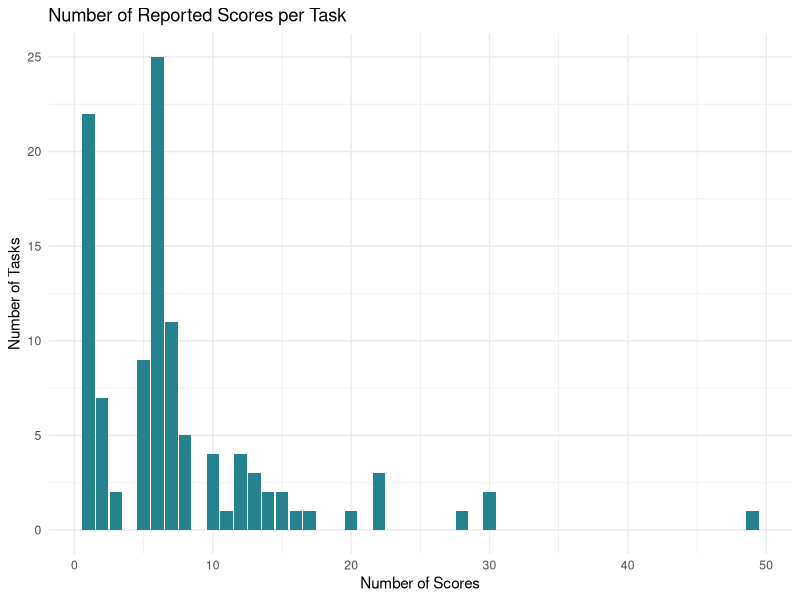

Write R code to recreate this figure. (Note: this script raises an error after producing the figure.)
## ---- chunk 1
#| include: false

knitr::opts_chunk$set(echo = TRUE)

## ---- chunk 2
#| include: false

# load R packages 
library(knitr)
library(tidyverse)
library(readxl)
library(conflicted)
library(psych)
library(viridis)
library(viridisLite)
library(scales)
library(forcats)
library(kableExtra)

# declare preferences regarding conflicts 
conflicts_prefer(dplyr::filter)

## ---- chunk 3

# read scoring master file
data <- read_xlsx("../../data/raw/metamethod review/master coding/codebook_scoring_master.xlsx") 
# read scores overview file
# this is a file with one row per distinct score 
monotonic_scores <- read_xlsx("../../data/processed/meta-methods review/scores_overview.xlsx")
# read ID file 
# this is a file with original score IDs and new IDs 
# used to merge monotonic scores 
monotonic_id <- read_xlsx("../../data/raw/metamethod review/master coding/monotonic_scores.xlsx")

## ---- chunk 4

# Defining functions used in this script

# function 1: overview of a variable
overview_variable <- function(data, variable) {
  data %>%
    select(all_of(variable)) %>%
    group_by(across(all_of(variable))) %>%
    summarise(frequency = n(), .groups = "drop") %>%
    mutate(percentage = round(frequency / sum(frequency) * 100, 2)) %>%
    arrange(desc(frequency))
}

# function 2: summary of frequencies of a variable
freq_summary <- function(data) {
  data %>%
    group_by(frequency) %>%
    summarise(count = n(), .groups = 'drop') %>%
    arrange(desc(frequency))
}

## ---- chunk 5

# add task_id to data 
# and select relevant variables 
data <- data %>%
  group_by(article_id, variant) %>%
  mutate(task_id = cur_group_id()) %>%
  ungroup() %>%
  select(article_id, task_id, score_count, score_id, n_trials, subset_trials)

# join info on monotonic scores 
# and add variable with respective ID for each score 
data <- data %>% 
  left_join(monotonic_id, by = "score_id") %>% 
  mutate(monotonic_score_id = ifelse(is.na(new_score_id), score_id, new_score_id)) 

# add frequencies for monotonic scores 
data <- data %>%
  group_by(monotonic_score_id) %>%
  mutate(monotonic_score_id_freq = n()) %>%
  ungroup()



## ---- chunk 6

# count the total number of scores across the whole sample
# Count the number of rows in the data
total_of_scores <- nrow(data)

total_of_scores |>
  kable() |>
  kable_classic(full_width = FALSE)


## ---- chunk 7

# count the number of scores per task 
scores_per_task <- overview_variable(data, "task_id") 

# summarize the counts of scores per task 
scores_per_task_summary <- freq_summary(scores_per_task) %>%
  rename(number_of_scores = frequency, number_of_tasks = count)

# print the tibble
scores_per_task_summary |>
  kable() |>
  kable_classic(full_width = FALSE)

## ---- chunk 8

plot1 <- ggplot(scores_per_task_summary, 
                aes(x = number_of_scores, y = number_of_tasks)) +
  geom_bar(stat = "identity", fill = "#26828E") +
  labs(
    title = "Number of Reported Scores per Task",
    x = "Number of Scores",
    y = "Number of Tasks"
  ) +
  theme_minimal() 

print(plot1)

## ---- chunk 9

# summary of number of scores per task 
summ_per_task <- describe(scores_per_task$frequency)

summ_per_task |>
  kable() |>
  kable_classic(full_width = FALSE)

## ---- chunk 10

# proportion of tasks with 1-8 scores
# get the number of tasks with number of scores 8 or less
scores_per_task_minor <- scores_per_task_summary %>% 
  filter(number_of_scores <= 8) %>%
  summarise(sum_tasks = sum(number_of_tasks, na.rm = TRUE)) %>%
  pull(sum_tasks)

scores_per_task_minor  |>
  kable() |>
  kable_classic(full_width = FALSE)

percent_scores_per_task_minor <- scores_per_task_minor / 107 * 100

percent_scores_per_task_minor |>
  kable() |>
  kable_classic(full_width = FALSE)

## ---- chunk 11

library(vegan)

data_reshaped <- data |>
  select(article_id, score_id) |>
  # remove duplicates
  distinct(article_id, score_id, .keep_all = TRUE) |>
  mutate(score_used = 1) |>
  pivot_wider(names_from = "score_id",
              names_prefix = "scoring_",
              values_from = "score_used",
              values_fill = 0) |>
  column_to_rownames("article_id") |>
  as.matrix()

chao2_estimate <- vegan::specpool(data_reshaped)

chao2_estimate |>
  as_tibble() |>
  select(scoring_strategies_observed = Species,
         chao2_estimate = chao,
         chao2_se = chao.se,
         boot_estimate = boot,
         boot_se = boot.se) |>
  mutate(chao2_estimate = round_half_up(chao2_estimate, digits = 0),
         chao2_se = round_half_up(chao2_se, digits = 2),
         boot_estimate = round_half_up(boot_estimate, digits = 0),
         boot_se = round_half_up(boot_se, digits = 2))

## ---- chunk 12

# count the number of scores we identified in our sample 
count_scores <- nrow(monotonic_scores)

count_scores |>
  kable() |>
  kable_classic(full_width = FALSE)

## ---- chunk 13

# Count how many scores are reused and how often they are reused
scores_reusage <- overview_variable(data, "monotonic_score_id") %>%
  freq_summary() %>%
  rename(times_reused = frequency, number_of_scores = count)

scores_reusage |>
  kable() |>
  kable_classic(full_width = FALSE)


## ---- chunk 14

plot2 <- ggplot(scores_reusage, 
                aes(x = number_of_scores, y = times_reused, fill = number_of_scores)) +
  geom_col(stat = "identity", fill = "#31688E") +
  theme_minimal() +
  labs(    
    title = "Number of Scores by Frequency in the Sample",
    x = "Number of Scores",
    y = "Frequency of a Score in the Sample"
    ) +
  theme(legend.position = "none") 

print(plot2)

## ---- chunk 15

# Add score_freq_category variable to data 
data <- data %>%
  mutate(score_freq_category = case_when(
    monotonic_score_id_freq == 1 ~ "unique",
    monotonic_score_id_freq < 10 ~ "rare",
    monotonic_score_id_freq >= 10 ~ "common"
  ))

scores_frequencies <- overview_variable(data, "score_freq_category")

scores_frequencies |>
  kable() |>
  kable_classic(full_width = FALSE)


## ---- chunk 16

# proportion of scores per type in sample 
score_types_total <- data %>%
  select(task_id, monotonic_score_id) %>%
  left_join(monotonic_scores, by = "monotonic_score_id") %>%
  overview_variable("category") 

# proportion of distinct scores per type 
score_types <- overview_variable(monotonic_scores, "category") 

score_types |>
  kable() |>
  kable_classic(full_width = FALSE)


## ---- chunk 17

# Count the occurrences of model parameters across tasks 
model_parameters <- data %>%
  select(task_id, monotonic_score_id) %>%
  left_join(monotonic_scores, by = "monotonic_score_id") %>%
  filter(category == "model parameter")

# view the tasks that used igt models as scoring approaches 
igt_models <- model_parameters %>%
   select(task_id, scoring_approach) %>%
   distinct(task_id, .keep_all = TRUE)

igt_models |>
  kable() |>
  kable_classic(full_width = FALSE)

## ---- chunk 18

# find the most frequently used scores
# Count the occurrences of each score_id
score_counts <- overview_variable(data, "monotonic_score_id") 

# identify the 10 most common scores
top_10_scores <- score_counts %>%
  top_n(10, wt = frequency) 

top_10_scores |>
  kable() |>
  kable_classic(full_width = FALSE)

## ---- chunk 19

### find out how large the proportion of the most frequent scores is 
# filter the data frame to keep only the rows with the top 10 scores
top_10_scores <- top_10_scores %>%
  pull(monotonic_score_id)

filtered_data_top_10 <- data %>%
  filter(monotonic_score_id %in% top_10_scores)

# Count the occurrences of these top 10 scores
top_10_score_counts <- filtered_data_top_10 %>%
  summarise(count = n())

# Calculate the proportion of the top 10 scores
proportion_top_10 <- (top_10_score_counts$count / total_of_scores) * 100

proportion_top_10 |>
  kable() |>
  kable_classic(full_width = FALSE)


## ---- chunk 20

# find out how many tasks use at least one of them
# Count the number of unique task_ids associated with these top 10 scores
tasks_with_top_10 <- filtered_data_top_10 %>%
  select(task_id) %>%
  distinct() 

number_tasks_with_top_10 <- nrow(tasks_with_top_10)

number_tasks_with_top_10 |>
  kable() |>
  kable_classic(full_width = FALSE)


# Count the number of unique task_ids associated with only top 10 scores (reporting no other scores)
tasks_with_only_top_10 <- data %>%
  group_by(task_id) %>%
  filter(all(monotonic_score_id %in% top_10_scores)) %>%
  distinct(task_id)

number_tasks_with_only_top_10 <- nrow(tasks_with_only_top_10)

number_tasks_with_only_top_10 |>
  kable() |>
  kable_classic(full_width = FALSE)

## ---- chunk 21

# cumulative proportion 
scores_cumulative <- data %>%
  count(monotonic_score_id) %>%  
  arrange(desc(n)) %>%  
  mutate(
    cumulative_count = cumsum(n),  
    cumulative_proportion = cumulative_count / sum(n)  
  )

# Calculate the number of scores at each quantile
quantile_counts <- round(quantile(seq_len(nrow(scores_cumulative)), c(0.25, 0.50, 0.75, 1.00)))

# Calculate positions for quantiles
quantile_positions <- quantile(seq_len(nrow(scores_cumulative)), c(0.25, 0.50, 0.75, 1.00))
# define labels 
quantile_labels <- paste0(
  c("25%", "50%", "75%", "100%"), 
  " (n = ", quantile_counts, ")"
)

# plot 
plot3 <- ggplot(scores_cumulative, 
                aes(x = seq_len(nrow(scores_cumulative)), y = cumulative_proportion)) +
  geom_point(color = "#482878") +
  geom_vline(xintercept = quantile_positions, linetype = "dashed", color = "black") +  
  labs(
    x = "Percentage and Number of Scores",
    y = "Cumulative Proportion",
    title = "Cumulative Distribution of Scores"
  ) +
  theme_minimal() +
  scale_y_continuous(labels = scales::percent) +  # Convert y-axis labels to percentages
  scale_x_continuous(
    breaks = quantile_positions,
    labels = quantile_labels
  )

print(plot3)

## ---- chunk 22

### Identify how often the standard measures net score and learning index are used
# Filter tasks containing net score across all trials (score_id 1001)
tasks_with_net_score <- data %>%
  select(task_id, monotonic_score_id, score_id) %>%
  filter(monotonic_score_id == 1001)

# Count the number of tasks containing net score across all trials
num_tasks_with_net_score <- tasks_with_net_score %>%
  distinct(task_id) %>%
  nrow()

num_tasks_with_net_score |>
  kable() |>
  kable_classic(full_width = FALSE)


# view the tasks which report more than one monotonic variant of the net score across all trials
# Filter for task_id values that appear more than once
tasks_with_net_score_duplicates <- tasks_with_net_score %>%
  group_by(task_id) %>%               
  filter(n() > 1) %>%             
  ungroup() 

# count the number those tasks 
number_tasks_with_net_score_duplicates <- tasks_with_net_score_duplicates %>%
  distinct(task_id) %>%  
  nrow()

# Identify tasks with net score reported only
tasks_with_net_score_only <- data %>%
  group_by(task_id) %>%
  filter(all(monotonic_score_id == 1001)) %>%
  ungroup()

# Count the number of tasks with net score reported only
num_tasks_with_net_score_only <- tasks_with_net_score_only %>%
  distinct(task_id) %>%
  nrow()

num_tasks_with_net_score_only |>
  kable() |>
  kable_classic(full_width = FALSE)

## ---- chunk 23

# Filter tasks containing learning index across 5 blocks of 20 trials (score_id 1002 to 1006)
# Define the vector of monotonic_score_id values
required_scores <- c(1002, 1003, 1004, 1005, 1006)

tasks_with_learning_index <- data %>%
  filter(monotonic_score_id %in% required_scores) %>%
  group_by(task_id) %>%
  summarise(count_learning_index = n_distinct(monotonic_score_id)) %>%
  filter(count_learning_index == length(required_scores)) %>%
  select(task_id) 

# Count the number of articles containing scores learning index 
num_tasks_with_learning_index <- nrow(tasks_with_learning_index)

num_tasks_with_learning_index |>
  kable() |>
  kable_classic(full_width = FALSE)


# Identify tasks with learning index reported only
tasks_with_learning_index_only <- data %>%
  group_by(task_id) %>%
  filter(all(monotonic_score_id %in% required_scores)) %>%
  ungroup()

# Count the number of tasks with learning index reported only
num_tasks_with_learning_index_only <- tasks_with_learning_index_only %>%
  distinct(task_id) %>%
  nrow()

num_tasks_with_learning_index_only |>
  kable() |>
  kable_classic(full_width = FALSE)

## ---- chunk 24

# Find tasks that contain both net score and learning index
# Define the vector of monotonic_score_id values for that case
required_scores_both <- c(1001, 1002, 1003, 1004, 1005, 1006)

tasks_with_both <- data %>%
  filter(monotonic_score_id %in% required_scores_both) %>%
  group_by(task_id) %>%
  summarise(count_both = n_distinct(monotonic_score_id)) %>%
  filter(count_both == length(required_scores_both)) %>%
  select(task_id) 

num_tasks_with_both <- nrow(tasks_with_both)

num_tasks_with_both  |>
  kable() |>
  kable_classic(full_width = FALSE)

# Identify tasks with net score and learning index reported only
tasks_with_both_only <- data %>%
  group_by(task_id) %>%
  filter(all(monotonic_score_id %in% required_scores_both) & 
         all(required_scores_both %in% monotonic_score_id)) %>%
  ungroup()

# Count the number of tasks with net score and learning index reported only
num_tasks_with_both_only <- tasks_with_both_only %>%
  distinct(task_id) %>%
  nrow()

num_tasks_with_both_only  |>
  kable() |>
  kable_classic(full_width = FALSE)

## ---- chunk 25

# Find tasks that contain either net score or learning index
tasks_with_either <- tasks_with_net_score %>%
  full_join(tasks_with_learning_index, by = "task_id") %>%
  distinct(task_id)

# Count the number of tasks containing either net score or learning index
num_tasks_with_either <- nrow(tasks_with_either)

num_tasks_with_either  |>
  kable() |>
  kable_classic(full_width = FALSE)

## ---- chunk 26

# Filter tasks containing the deck selections for each of the four decks across all trials 
# Define the vector of monotonic_score_id values
required_scores_ABCD <- c(1011, 1020, 1029, 1038)

tasks_with_ABCD <- data %>%
  filter(monotonic_score_id %in% required_scores_ABCD) %>%
  group_by(task_id) %>%
  summarise(count_learning_index = n_distinct(monotonic_score_id)) %>%
  filter(count_learning_index == length(required_scores_ABCD)) %>%
  select(task_id) 

# Count the number of articles containing scores learning index 
num_tasks_with_ABCD <- nrow(tasks_with_ABCD)

num_tasks_with_ABCD  |>
  kable() |>
  kable_classic(full_width = FALSE)

# Identify tasks with learning index reported only
tasks_with_ABCD_only <- data %>%
  group_by(task_id) %>%
  filter(all(monotonic_score_id %in% required_scores_ABCD)) %>%
  ungroup()

# Count the number of tasks with learning index reported only
num_tasks_with_ABCD_only <- tasks_with_ABCD_only %>%
  distinct(task_id) %>%
  nrow()

num_tasks_with_ABCD_only  |>
  kable() |>
  kable_classic(full_width = FALSE)

## ---- chunk 27

# count how many scores are unique in the sample
number_of_unique_scores <- scores_reusage %>%
  filter(times_reused == 1)

number_of_unique_scores  |>
  kable() |>
  kable_classic(full_width = FALSE)

## ---- chunk 28

### find out how large the proportion of the unique scores is 
# filter the data frame to keep only the rows with unique scores
unique_scores <- score_counts %>%
  filter(frequency == 1) %>%
  pull(monotonic_score_id)

filtered_data_unique_scores <- data %>%
  filter(monotonic_score_id %in% unique_scores)

# Count the occurrences of unique scores
unique_score_counts <- filtered_data_unique_scores %>%
  summarise(count = n())

# Calculate the proportion of the unique scores
proportion_unique_scores <- (unique_score_counts$count / total_of_scores) * 100

proportion_unique_scores |>
  kable() |>
  kable_classic(full_width = FALSE)

## ---- chunk 29

# count the tasks and articles that have unique scores 
# create data frame
unique_counts <- data %>%
  left_join(score_counts, by = "monotonic_score_id") %>%
  select(task_id, monotonic_score_id, frequency) %>%
  group_by(task_id, monotonic_score_id) %>%
  summarise(unique_scores = any(frequency == "1"), .groups = 'drop')

# count tasks with and without unique scores
unique_counts <- unique_counts %>%
  group_by(task_id) %>%
  summarise(
    uniques = sum(unique_scores == TRUE),
    recurrings = sum(unique_scores == FALSE)
  )

# summarize the frequencies of unique scores within tasks 
uniques_per_task <- overview_variable(unique_counts, "uniques") %>%
  rename(unique_scores = uniques)

uniques_per_task |>
  kable() |>
  kable_classic(full_width = FALSE)

## ---- chunk 30
unique_counts <- unique_counts %>%
  mutate(task_id = as.factor(task_id)) %>%
  arrange(desc(uniques)) %>%
  mutate(rank = row_number())

plot4 <- ggplot(unique_counts, aes(x = factor(rank), y = uniques)) +
  geom_bar(stat = "identity", fill = "#35B779") +
  theme_minimal() +
  labs(
    title = "Number of Unique Scores per Task (Ranked)",
    x = "Rank of Task (by Unique Scores)",
    y = "Number of Unique Scores"
  ) +
  theme(
    axis.text.x = element_blank()) +
  coord_cartesian(xlim = c(0, nrow(unique_counts) + 5))

print(plot4)

## ---- chunk 31
#| echo: false

# Create condition counts for each task_id
condition_counts <- data %>%
  group_by(task_id) %>%
  summarise(
    has_common = any(score_freq_category == "common"),
    has_rare = any(score_freq_category == "rare"),
    has_unique = any(score_freq_category == "unique"),
    .groups = 'drop'
    ) %>%
  # Count the occurrences of each combination
  group_by(has_common, has_rare, has_unique) %>%
  summarise(count = n(),
            .groups = 'drop') 

# View the resulting condition_counts dataframe
condition_counts |>
  kable() |>
  kable_classic(full_width = FALSE)

## ---- chunk 32

indeterminable_scores <- monotonic_scores %>%
  filter(category == "indeterminable")

number_of_indeterminable_scores <- nrow(indeterminable_scores)

number_of_indeterminable_scores |>
  kable() |>
  kable_classic(full_width = FALSE)


## ---- chunk 33

# count how many articles have with indeterminable scores
# create data frame
indeterminable_counts <- data %>%
  left_join(monotonic_scores, by = "monotonic_score_id") %>%
  select(article_id, task_id, monotonic_score_id, category) %>%
  group_by(article_id, task_id, monotonic_score_id) %>%
  summarise(indeterminable = any(category == "indeterminable"),
            .groups = 'drop')

# overview over articles with and without indeterminable scores
indeterminable_counts <- indeterminable_counts %>%
  group_by(article_id, task_id) %>%
  summarise(
    indeterminable_scores = sum(indeterminable == TRUE),
    determinable_scores = sum(indeterminable == FALSE),
    .groups = 'drop'
  )

# summarize number of indeterminable scores 
indeterminable_counts_summary <- overview_variable(indeterminable_counts, "indeterminable_scores")

indeterminable_counts_summary |>
  kable() |>
  kable_classic(full_width = FALSE)
